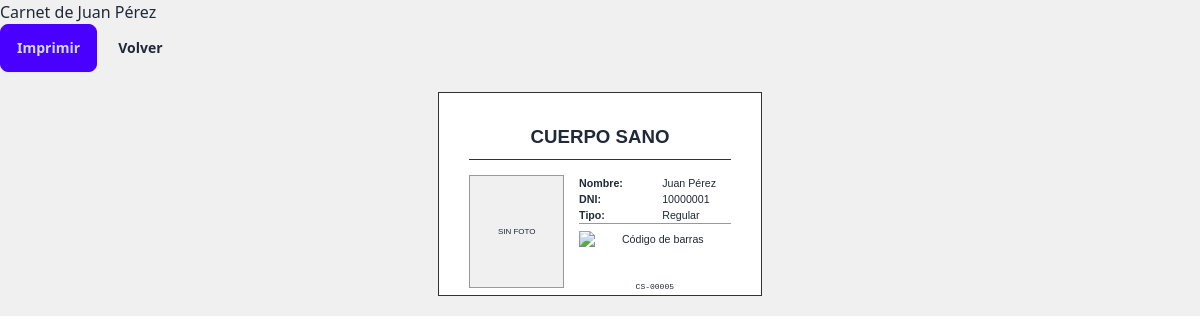
/miembros/5/carnet/ (signed in), run on the app's committed database.
### miembros/models.py (models this page shows, shortened)
class Miembro(models.Model):
    TIPO_CHOICES = [
        ('REGULAR', 'Regular'),
        ('ESTUDIANTE', 'Estudiante'),
        ('MAYOR', 'Persona Mayor'),
    ]
    usuario = models.OneToOneField(User, on_delete=models.SET_NULL, null=True, blank=True, related_name='miembro')
    nombre = models.CharField(max_length=100)
    apellido = models.CharField(max_length=100)
    dni = models.CharField(max_length=15, unique=True)
    email = models.EmailField(blank=True)
    telefono = models.CharField(max_length=20, blank=True)
    foto = CloudinaryField('foto', folder='miembros', blank=True, null=True)
    tipo_miembro = models.CharField(max_length=20, choices=TIPO_CHOICES, default='REGULAR')
    activo = models.BooleanField(default=True)
    fecha_alta = models.DateField(auto_now_add=True)
    def __str__(self):
        return f"{self.nombre} {self.apellido}"

class Carnet(models.Model):
    miembro = models.OneToOneField(Miembro, on_delete=models.CASCADE, related_name='carnet')
    numero_carnet = models.CharField(max_length=10, unique=True)
    codigo_barras_imagen = CloudinaryField('barcode', folder='carnets')
    fecha_emision = models.DateField(auto_now_add=True)

### miembros/views.py (the view)
# urls.py: path('<int:pk>/carnet/', views.ver_carnet, name='carnet'),
@login_required
def ver_carnet(request, pk):
    miembro = get_object_or_404(Miembro, pk=pk)
    try:
        carnet = miembro.carnet
    except Carnet.DoesNotExist:
        messages.error(request, 'Este miembro no tiene carnet')
        return redirect('miembros:detalle', pk=miembro.pk)
    context = {
        'miembro': miembro,
        'carnet': carnet,
    }
    return render(request, 'miembros/carnet_print.html', context)

### miembros/templates/miembros/carnet_print.html (shortened to what this page needs)
<!DOCTYPE html>
<html lang="es">
<head>
    <link href="https://cdn.jsdelivr.net/npm/daisyui@4/dist/full.min.css" rel="stylesheet">
</head>
<body>
    <div class="no-print">
        <div class="container mx-auto px-4 py-8">
            <div class="flex justify-between items-center mb-4">
                <h1 class="text-2xl font-bold">Carnet de {{ miembro }}</h1>
                <div class="space-x-2">
                    <button onclick="window.print()" class="btn btn-primary">Imprimir</button>
                    <a href="{% url 'miembros:detalle' miembro.pk %}" class="btn btn-ghost">Volver</a>
                </div>
            </div>
        </div>
    </div>
    <div class="carnet-container">
        <div class="carnet">
            <div class="carnet-header">CUERPO SANO</div>
            <div class="carnet-content">
                <div class="carnet-foto">
                    {% if miembro.foto %}
                    <img src="{{ miembro.foto.url }}" alt="Foto de {{ miembro }}">
                    {% else %}
                    <div style="width: 100%; height: 100%; background: #f0f0f0; display: flex; align-items: center; justify-content: center; font-size: 6pt;">
                        SIN FOTO
                    </div>
                    {% endif %}
                </div>
                <div class="carnet-info">
                    <div>
                        <div class="carnet-info-row">
                            <span class="carnet-info-label">Nombre:</span>
                            <span>{{ miembro.nombre }} {{ miembro.apellido }}</span>
                        </div>
                        <div class="carnet-info-row">
                            <span class="carnet-info-label">DNI:</span>
                            <span>{{ miembro.dni }}</span>
                        </div>
                        <div class="carnet-info-row">
                            <span class="carnet-info-label">Tipo:</span>
                            <span>{{ miembro.get_tipo_miembro_display }}</span>
                        </div>
                    </div>
                    <div class="carnet-barcode">
                        {% if carnet.codigo_barras_imagen %}
                        <img src="{{ carnet.codigo_barras_imagen.url }}" alt="Código de barras">
                        {% endif %}
                        <div class="carnet-numero">{{ carnet.numero_carnet }}</div>
                    </div>
                </div>
            </div>
        </div>
    </div>
</body>
</html>

### miembros/templates/miembros/carnet_print.html (style rules this page uses)
@media screen { body { background: #f0f0f0; } }
@media screen { .carnet-container { display: flex; justify-content: center; padding: 20px; } }
.carnet { width: 85.6mm; height: 53.98mm; border: 1px solid #333; display: flex; flex-direction: column; padding: 8mm; background: white; font-family: Arial, sans-serif; position: relative; box-sizing: border-box; }
.carnet-header { text-align: center; font-size: 14pt; font-weight: bold; margin-bottom: 4mm; border-bottom: 1px solid #333; padding-bottom: 2mm; }
.carnet-content { display: flex; height: 100%; gap: 4mm; }
.carnet-foto { flex-shrink: 0; width: 25mm; height: 30mm; border: 1px solid #999; overflow: hidden; }
.carnet-info { flex: 1; display: flex; flex-direction: column; justify-content: space-between; font-size: 8pt; }
.carnet-info-row { display: flex; gap: 2mm; }
.carnet-info-label { font-weight: bold; min-width: 20mm; }
.carnet-barcode { text-align: center; padding-top: 2mm; border-top: 1px solid #999; }
.carnet-barcode img { height: 12mm; margin-bottom: 1mm; }
.carnet-numero { font-size: 6pt; text-align: center; font-family: monospace; }

### data on the page
Miembro: nombre+apellido "Juan Pérez", nombre "Juan", apellido "Pérez", dni "10000001", tipo_miembro "Regular"
Carnet: numero_carnet "CS-00005"
